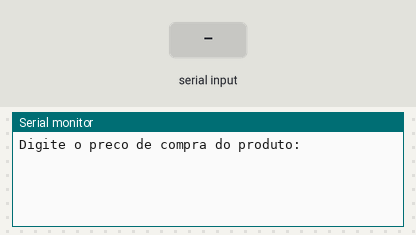
A sketch run on a simulated Arduino Uno, built with avr-gcc and run on an emulated ATmega328P. Parts: the last lines printed to the serial monitor. The inputs (shaded band) are chosen by the test bench.

Above: at 1.2 s.
1.3 s: "90,45\n" received over Serial
At 1.8 s:
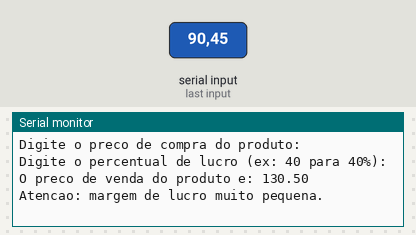
At 7.8 s:
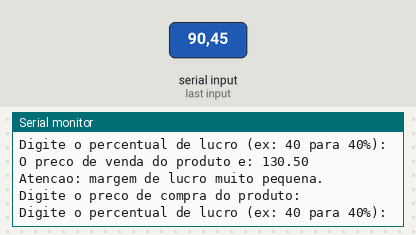

The sketch:

exercicio_101.ino
```cpp
// C++ code
//
float precoCompra = 0;
float percentualLucro = 0;

void setup()
{
  Serial.begin(9600);
}

void loop()
{
  executarExercicio10();
  delay(5000); // Espera antes de repetir
}

void executarExercicio10()
{
  Serial.println("Digite o preco de compra do produto:");
  while (!Serial.available());
  precoCompra = Serial.parseFloat();

  Serial.println("Digite o percentual de lucro (ex: 40 para 40%):");
  while (!Serial.available());
  percentualLucro = Serial.parseFloat();

  float precoVenda = precoCompra + (precoCompra * (percentualLucro / 100.0));
  Serial.println("O preco de venda do produto e: " + String(precoVenda));

  if (percentualLucro < 50) {
    Serial.println("Atencao: margem de lucro muito pequena.");
  }
}
```

Measured:
- after the input at 1.3 s, the serial monitor: prints a new line at once (image 1)
